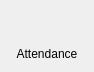
<?xml version="1.0" encoding="UTF-8"?>
<ui version="4.0">
 <class>Form</class>
 <widget class="QWidget" name="Form">
  <property name="geometry">
   <rect>
    <x>0</x>
    <y>0</y>
    <width>94</width>
    <height>67</height>
   </rect>
  </property>
  <property name="windowTitle">
   <string/>
  </property>
  <layout class="QVBoxLayout" name="verticalLayout">
   <property name="sizeConstraint">
    <enum>QLayout::SetMinimumSize</enum>
   </property>
   <item>
    <widget class="QLabel" name="lbl_icon">
     <property name="minimumSize">
      <size>
       <width>0</width>
       <height>30</height>
      </size>
     </property>
     <property name="maximumSize">
      <size>
       <width>16777215</width>
       <height>30</height>
      </size>
     </property>
     <property name="styleSheet">
      <string notr="true">QLabel{
	background: none;
	background-repeat: none;
	background-image: url(:/icons/attendance.png);
	background-position: center center;
}

QLabel:hover{
	background: none;
	background-repeat: none;
	background-image: url(:/icons/attendance_2.png);
	background-position: center center;
}</string>
     </property>
     <property name="text">
      <string/>
     </property>
     <property name="alignment">
      <set>Qt::AlignCenter</set>
     </property>
    </widget>
   </item>
   <item>
    <widget class="QLabel" name="lbl_title">
     <property name="sizePolicy">
      <sizepolicy hsizetype="Preferred" vsizetype="Fixed">
       <horstretch>0</horstretch>
       <verstretch>0</verstretch>
      </sizepolicy>
     </property>
     <property name="text">
      <string>Attendance</string>
     </property>
     <property name="alignment">
      <set>Qt::AlignCenter</set>
     </property>
    </widget>
   </item>
  </layout>
 </widget>
 <resources/>
 <connections/>
</ui>
